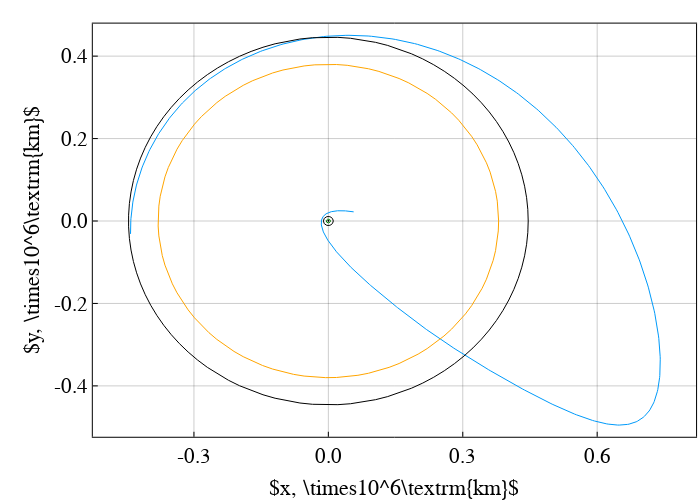

Notebook cell for this chart:
### Code cell
idx = 2

# maybe want to use "for row in eachrow(df)" to automate the process...? 
row = df[idx,:]
# println(row)

sv_mid_cart = [row.x_ra, row.y_ra, row.z_ra, row.xdot_ra, row.ydot_ra, row.zdot_ra]
# change the coordinates into cylindrical (only position)
svm_mid_cyl = vcat(SailorMoon.cart2cylind_only_pos(sv_mid_cart), row.m_ra)

tof_leo2mid = row.dt2
tof_mid2lpo = row.dt1
tof = row.tof
rp = row.rp_kep
ra = row.ra_kep
α = row.alpha
m_rp = row.m_rp

θsf = row.thetasf
ϕ0  = row.phi0

x_lpo  = row.x_lpo
y_lpo  = row.y_lpo
z_lpo  = row.z_lpo
vx_lpo = row.xdot_lpo
vy_lpo = row.ydot_lpo
vz_lpo = row.zdot_lpo


svf = [x_lpo, y_lpo, z_lpo, vx_lpo, vy_lpo, vz_lpo, 1.0]
tspan = [0, -tof]
params = [
    param3b.mu2, param3b.mus, param3b.as, pi - θsf, param3b.oml, param3b.omb, 
    1.0, 0.0, 0.0, 
    paramMulti.mdot, paramMulti.tmax, dir_func, param3b.tstar
]
prob = ODEProblem(SailorMoon.rhs_bcr4bp_sb1frame2_thrust_bal!, svf, tspan, params)
sol = solve(prob, Tsit5(); reltol=1e-12, abstol=1e-12)


pcart_ = plot(
    size=(700,500), frame_style=:box, aspect_ratio=:equal, grid=0.4, legend=false, 
    xlabel=L"x, \times10^6\textrm{km}", 
#     ylabel = "test",
    ylabel=L"y, \times10^6\textrm{km}",
    colorbar_titlefontsize=fs,
    fontsize=fs, xlabelfontsize=fs, ylabelfontsize=fs, xtickfontsize=fs-1, ytickfontsize=fs-1, legendfontsize=fs-1
);

plot!(pcart_, (sol[1,:] .- param3b.as) .* param3b.lstar , sol[2,:].*param3b.lstar)

plot!(pcart_, earth[1,:], earth[2,:], c=:green, lw=1.0, label="earth")
plot!(pcart_, earth_ub[1,:], earth_ub[2,:], c=:black, lw=1.0, label="earth")
plot!(pcart_, earth_lb[1,:], earth_lb[2,:], c=:black, lw=1.0, label="earth")
plot!(pcart_, moon[1,:], moon[2,:], c=:orange, lw=1.0, label="moon")
plot!(pcart_, moon_soi_outer[1,:], moon_soi_outer[2,:], c=:black, lw=1.0, label="moon_soi_outer",
    xaxis=(formatter=x->string(round(x / 10^6; digits=2))),
    yaxis=(formatter=y->string(round(y / 10^6; digits=1))),
)

# savefig("ini_guess.png")
